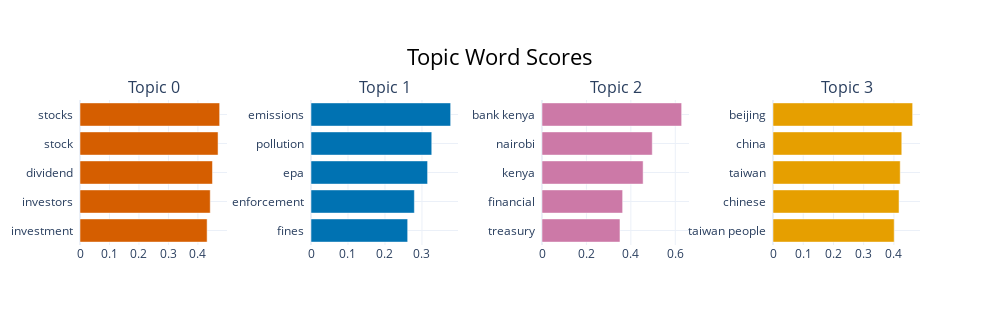

Notebook source saved alongside this figure:
### Code cell
topic_model.visualize_barchart()

### Figure 1 — Plotly figure (JSON) as saved in the notebook; plotly's stock layout.template omitted (floating-point values rounded to 4 significant figures)
{"data": [{"marker": {"color": "#D55E00"}, "orientation": "h", "type": "bar", "x": [0.4312, 0.4418, 0.4494, 0.4682, 0.4737], "xaxis": "x", "y": ["investment  ", "investors  ", "dividend  ", "stock  ", "stocks  "], "yaxis": "y"}, {"marker": {"color": "#0072B2"}, "orientation": "h", "type": "bar", "x": [0.2613, 0.2794, 0.3152, 0.3264, 0.3775], "xaxis": "x2", "y": ["fines  ", "enforcement  ", "epa  ", "pollution  ", "emissions  "], "yaxis": "y2"}, {"marker": {"color": "#CC79A7"}, "orientation": "h", "type": "bar", "x": [0.351, 0.363, 0.4551, 0.4964, 0.6286], "xaxis": "x3", "y": ["treasury  ", "financial  ", "kenya  ", "nairobi  ", "bank kenya  "], "yaxis": "y3"}, {"marker": {"color": "#E69F00"}, "orientation": "h", "type": "bar", "x": [0.401, 0.417, 0.4209, 0.426, 0.462], "xaxis": "x4", "y": ["taiwan people  ", "chinese  ", "taiwan  ", "china  ", "beijing  "], "yaxis": "y4"}], "layout": {"annotations": [{"font": {"size": 16}, "showarrow": false, "text": "Topic 0", "x": 0.0875, "xanchor": "center", "xref": "paper", "y": 1, "yanchor": "bottom", "yref": "paper"}, {"font": {"size": 16}, "showarrow": false, "text": "Topic 1", "x": 0.3625, "xanchor": "center", "xref": "paper", "y": 1, "yanchor": "bottom", "yref": "paper"}, {"font": {"size": 16}, "showarrow": false, "text": "Topic 2", "x": 0.6375, "xanchor": "center", "xref": "paper", "y": 1, "yanchor": "bottom", "yref": "paper"}, {"font": {"size": 16}, "showarrow": false, "text": "Topic 3", "x": 0.9125, "xanchor": "center", "xref": "paper", "y": 1, "yanchor": "bottom", "yref": "paper"}], "height": 325, "hoverlabel": {"bgcolor": "white", "font": {"family": "Rockwell", "size": 16}}, "showlegend": false, "title": {"font": {"color": "Black", "size": 22}, "text": "Topic Word Scores", "x": 0.5, "xanchor": "center", "yanchor": "top"}, "width": 1000, "xaxis": {"anchor": "y", "autorange": true, "domain": [0, 0.175], "range": [0, 0.4986], "showgrid": true, "type": "linear"}, "xaxis2": {"anchor": "y2", "autorange": true, "domain": [0.275, 0.45], "range": [0, 0.3974], "showgrid": true, "type": "linear"}, "xaxis3": {"anchor": "y3", "autorange": true, "domain": [0.55, 0.725], "range": [0, 0.6617], "showgrid": true, "type": "linear"}, "xaxis4": {"anchor": "y4", "autorange": true, "domain": [0.825, 1], "range": [0, 0.4863], "showgrid": true, "type": "linear"}, "yaxis": {"anchor": "x", "autorange": true, "domain": [0, 1], "range": [-0.5, 4.5], "showgrid": true, "type": "category"}, "yaxis2": {"anchor": "x2", "autorange": true, "domain": [0, 1], "range": [-0.5, 4.5], "showgrid": true, "type": "category"}, "yaxis3": {"anchor": "x3", "autorange": true, "domain": [0, 1], "range": [-0.5, 4.5], "showgrid": true, "type": "category"}, "yaxis4": {"anchor": "x4", "autorange": true, "domain": [0, 1], "range": [-0.5, 4.5], "showgrid": true, "type": "category"}}}
